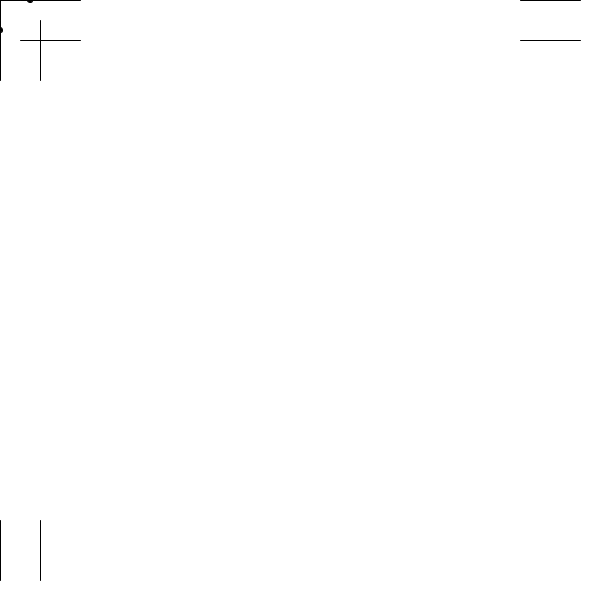
Frame 1 (no input)
Frame 60 (the mouse pressed at the canvas centre just before this capture): identical to frame 1, image omitted
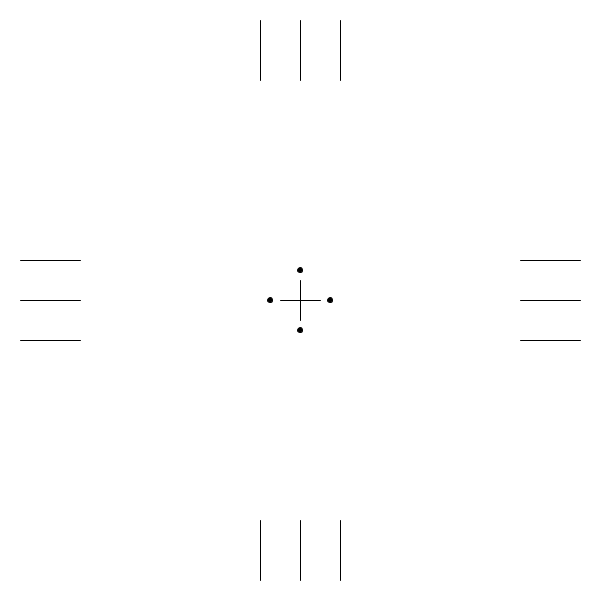
Frame 120 (the mouse held since frame 60 and released just before this capture)

The Processing sketch that drew these frames (run headless with seeded random() and noise(); from frame 60 on, the mouse is pressed at the canvas centre):

// Processing sketch: processing_69228
// ── processing_69228.pde

void setup()
{
  size(600, 600);
}

void draw()
{
  background(255);
  fill(0);
  line(mouseX, mouseY + 20, mouseX, mouseY - 20);
  line(mouseX + 20, mouseY, mouseX - 20, mouseY);

  ellipse(mouseX + 30, mouseY, 5, 5);
  ellipse(mouseX - 30, mouseY, 5, 5);
  ellipse(mouseX, mouseY + 30, 5, 5);
  ellipse(mouseX, mouseY - 30, 5, 5);

  line(mouseX, 20, pmouseX, 80);
  line(mouseX + 40, 20, pmouseX + 40, 80);
  line(mouseX - 40, 20, pmouseX - 40, 80);

  line(mouseX, 580, pmouseX, 520);
  line(mouseX + 40, 580, pmouseX + 40, 520);
  line(mouseX - 40, 580, pmouseX - 40, 520);

  line(20, mouseY, 80, pmouseY);
  line(20, mouseY + 40, 80, pmouseY + 40);
  line(20, mouseY - 40, 80, pmouseY - 40);

  line(580, mouseY, 520, pmouseY);
  line(580, mouseY + 40, 520, pmouseY + 40);
  line(580, mouseY - 40, 520, pmouseY - 40);


}
